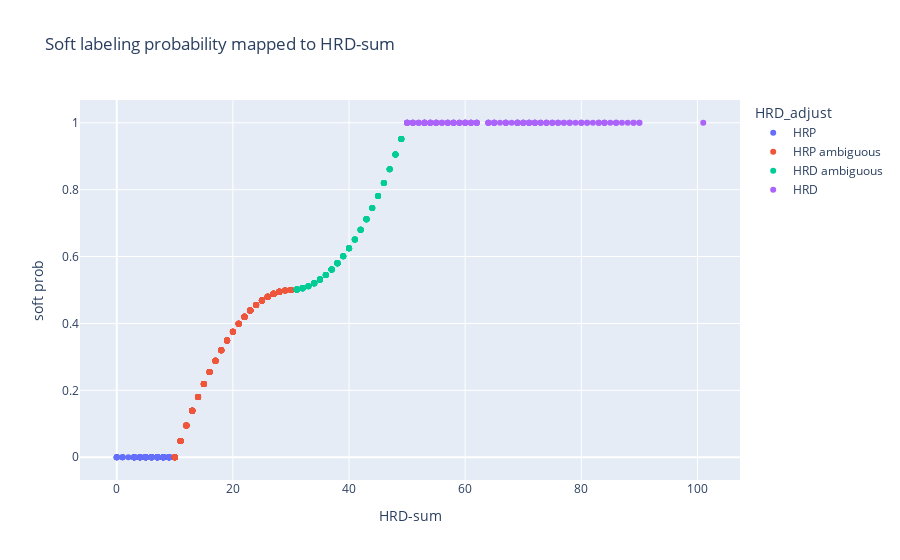

This figure's notebook cell:
### Code cell
#test = metadata[metadata['soft prob'] != -1 & metadata['HRD-sum'] != 50]
px.scatter(metadata[metadata['soft prob'] != -1], x = 'HRD-sum', y= 'soft prob', title = 'Soft labeling probability mapped to HRD-sum', color = 'HRD_adjust')

### Figure 1 — Plotly figure (JSON) as saved in the notebook; plotly's stock layout.template omitted (floating-point values rounded to 4 significant figures; data arrays with more than 128 entries replaced by an {"elided": "..."} marker saying what was removed)
{"data": [{"hovertemplate": "HRD_adjust=HRP<br>HRD-sum=%{x}<br>soft prob=%{y}<extra></extra>", "legendgroup": "HRP", "marker": {"color": "#636efa", "symbol": "circle"}, "mode": "markers", "name": "HRP", "orientation": "v", "showlegend": true, "type": "scatter", "x": {"elided": "183 int values"}, "xaxis": "x", "y": {"elided": "183 int values"}, "yaxis": "y"}, {"hovertemplate": "HRD_adjust=HRP ambiguous<br>HRD-sum=%{x}<br>soft prob=%{y}<extra></extra>", "legendgroup": "HRP ambiguous", "marker": {"color": "#EF553B", "symbol": "circle"}, "mode": "markers", "name": "HRP ambiguous", "orientation": "v", "showlegend": true, "type": "scatter", "x": {"elided": "344 int values"}, "xaxis": "x", "y": {"elided": "344 float values"}, "yaxis": "y"}, {"hovertemplate": "HRD_adjust=HRD ambiguous<br>HRD-sum=%{x}<br>soft prob=%{y}<extra></extra>", "legendgroup": "HRD ambiguous", "marker": {"color": "#00cc96", "symbol": "circle"}, "mode": "markers", "name": "HRD ambiguous", "orientation": "v", "showlegend": true, "type": "scatter", "x": {"elided": "179 int values"}, "xaxis": "x", "y": {"elided": "179 float values"}, "yaxis": "y"}, {"hovertemplate": "HRD_adjust=HRD<br>HRD-sum=%{x}<br>soft prob=%{y}<extra></extra>", "legendgroup": "HRD", "marker": {"color": "#ab63fa", "symbol": "circle"}, "mode": "markers", "name": "HRD", "orientation": "v", "showlegend": true, "type": "scatter", "x": {"elided": "151 int values"}, "xaxis": "x", "y": {"elided": "151 int values"}, "yaxis": "y"}], "layout": {"legend": {"title": {"text": "HRD_adjust"}, "tracegroupgap": 0}, "title": {"text": "Soft labeling probability mapped to HRD-sum"}, "xaxis": {"anchor": "y", "domain": [0, 1], "title": {"text": "HRD-sum"}}, "yaxis": {"anchor": "x", "domain": [0, 1], "title": {"text": "soft prob"}}}}
